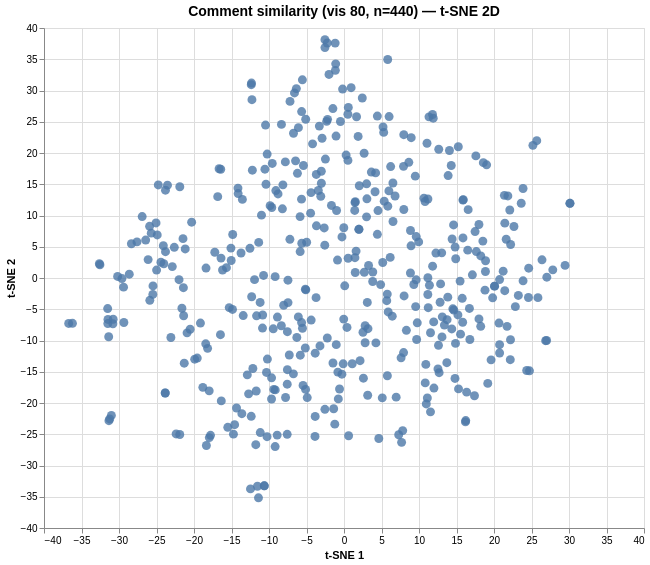

Specify this chart in Vega-Lite:
### Vega specification from a JSON file in a GitHub repository (floating-point values rounded to 4 significant figures; data arrays with more than 128 entries replaced by an {"elided": "..."} marker saying what was removed)
{"$schema": "https://vega.github.io/schema/vega/v6.json", "data": [{"name": "param_1e9efca18e7a2868_store"}, {"name": "source_0", "values": {"elided": "440 records"}}, {"name": "source_0_x_domain_dim_1", "values": [{"min": -36.71, "max": 30.13}]}, {"name": "source_0_y_domain_dim_2", "values": [{"min": -35.17, "max": 38.14}]}], "signals": [{"name": "unit", "value": {}, "on": [{"events": "pointermove", "update": "isTuple(group()) ? group() : unit"}]}, {"name": "param_1e9efca18e7a2868", "update": "vlSelectionResolve(\"param_1e9efca18e7a2868_store\", \"union\")"}, {"name": "param_1e9efca18e7a2868_dim_1", "on": [{"events": [{"source": "view", "type": "dblclick"}], "update": "null"}, {"events": {"signal": "param_1e9efca18e7a2868_translate_delta"}, "update": "panLinear(param_1e9efca18e7a2868_translate_anchor.extent_x, -param_1e9efca18e7a2868_translate_delta.x / width)"}, {"events": {"signal": "param_1e9efca18e7a2868_zoom_delta"}, "update": "zoomLinear(domain(\"x\"), param_1e9efca18e7a2868_zoom_anchor.x, param_1e9efca18e7a2868_zoom_delta)"}]}, {"name": "param_1e9efca18e7a2868_dim_2", "on": [{"events": [{"source": "view", "type": "dblclick"}], "update": "null"}, {"events": {"signal": "param_1e9efca18e7a2868_translate_delta"}, "update": "panLinear(param_1e9efca18e7a2868_translate_anchor.extent_y, param_1e9efca18e7a2868_translate_delta.y / height)"}, {"events": {"signal": "param_1e9efca18e7a2868_zoom_delta"}, "update": "zoomLinear(domain(\"y\"), param_1e9efca18e7a2868_zoom_anchor.y, param_1e9efca18e7a2868_zoom_delta)"}]}, {"name": "param_1e9efca18e7a2868_tuple", "on": [{"events": [{"signal": "param_1e9efca18e7a2868_dim_1 || param_1e9efca18e7a2868_dim_2"}], "update": "param_1e9efca18e7a2868_dim_1 && param_1e9efca18e7a2868_dim_2 ? {unit: \"\", fields: param_1e9efca18e7a2868_tuple_fields, values: [param_1e9efca18e7a2868_dim_1,param_1e9efca18e7a2868_dim_2]} : null"}]}, {"name": "param_1e9efca18e7a2868_tuple_fields", "value": [{"field": "dim_1", "channel": "x", "type": "R"}, {"field": "dim_2", "channel": "y", "type": "R"}]}, {"name": "param_1e9efca18e7a2868_translate_anchor", "value": {}, "on": [{"events": [{"source": "scope", "type": "pointerdown"}], "update": "{x: x(unit), y: y(unit), extent_x: domain(\"x\"), extent_y: domain(\"y\")}"}]}, {"name": "param_1e9efca18e7a2868_translate_delta", "value": {}, "on": [{"events": [{"source": "window", "between": [{"source": "scope", "type": "pointerdown"}, {"source": "window", "type": "pointerup"}], "type": "pointermove", "consume": true}], "update": "{x: param_1e9efca18e7a2868_translate_anchor.x - x(unit), y: param_1e9efca18e7a2868_translate_anchor.y - y(unit)}"}]}, {"name": "param_1e9efca18e7a2868_zoom_anchor", "on": [{"events": [{"source": "scope", "consume": true, "type": "wheel"}], "update": "{x: invert(\"x\", x(unit)), y: invert(\"y\", y(unit))}"}]}, {"name": "param_1e9efca18e7a2868_zoom_delta", "on": [{"events": [{"source": "scope", "type": "wheel", "consume": true}], "update": "pow(1.001, event.deltaY * pow(16, event.deltaMode))", "force": true}]}, {"name": "param_1e9efca18e7a2868_modify", "on": [{"events": {"signal": "param_1e9efca18e7a2868_tuple"}, "update": "modify(\"param_1e9efca18e7a2868_store\", param_1e9efca18e7a2868_tuple, true)"}]}], "marks": [{"type": "symbol", "name": "marks", "from": {"data": "source_0"}, "encode": {"update": {"fill": {"value": "#4c78a8"}, "y": {"field": "dim_2", "scale": "y"}, "tooltip": {"signal": "{\"Comment #\": format(datum[\"index\"], \"\"), \"Comment\": isValid(datum[\"comment\"]) ? datum[\"comment\"] : \"\"+datum[\"comment\"]}"}, "shape": {"value": "circle"}, "opacity": {"value": 0.8}, "size": {"value": 80}, "x": {"field": "dim_1", "scale": "x"}}}, "style": ["circle"], "interactive": true, "clip": true}], "scales": [{"name": "x", "type": "linear", "domain": [{"signal": "(data(\"source_0_x_domain_dim_1\")[0] || {}).min"}, {"signal": "(data(\"source_0_x_domain_dim_1\")[0] || {}).max"}], "range": [0, {"signal": "width"}], "nice": true, "domainRaw": {"signal": "param_1e9efca18e7a2868[\"dim_1\"]"}, "zero": true}, {"name": "y", "type": "linear", "domain": [{"signal": "(data(\"source_0_y_domain_dim_2\")[0] || {}).min"}, {"signal": "(data(\"source_0_y_domain_dim_2\")[0] || {}).max"}], "range": [{"signal": "height"}, 0], "domainRaw": {"signal": "param_1e9efca18e7a2868[\"dim_2\"]"}, "nice": true, "zero": true}], "axes": [{"scale": "x", "tickCount": {"signal": "ceil(width/40)"}, "ticks": false, "orient": "bottom", "grid": true, "domain": false, "gridScale": "y", "maxExtent": 0, "aria": false, "zindex": 0, "minExtent": 0, "labels": false}, {"scale": "y", "gridScale": "x", "labels": false, "aria": false, "zindex": 0, "maxExtent": 0, "orient": "left", "grid": true, "domain": false, "minExtent": 0, "ticks": false, "tickCount": {"signal": "ceil(height/40)"}}, {"scale": "x", "grid": false, "zindex": 0, "labelOverlap": true, "orient": "bottom", "title": "t-SNE 1", "labelFlush": true, "tickCount": {"signal": "ceil(width/40)"}}, {"scale": "y", "orient": "left", "tickCount": {"signal": "ceil(height/40)"}, "zindex": 0, "grid": false, "title": "t-SNE 2", "labelOverlap": true}], "title": {"text": "Comment similarity (vis 80, n=440) — t-SNE 2D", "fontSize": 14, "frame": "group"}, "padding": 5, "background": "white", "width": 600, "style": "cell", "height": 500}
